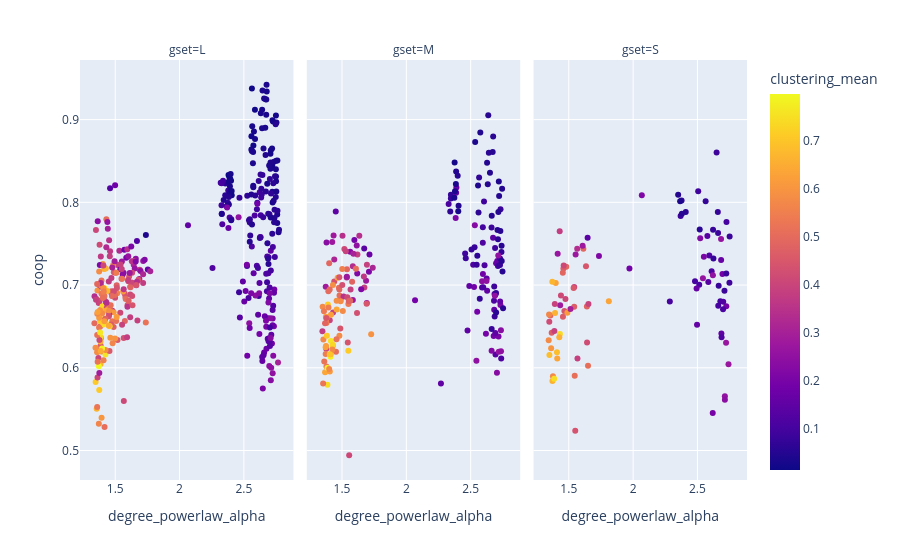

Notebook code for this chart:
### Code cell
px.scatter(df2, x="degree_powerlaw_alpha", y="coop", facet_col="gset", color="clustering_mean")

### Figure 1 — Plotly figure (JSON) as saved in the notebook; plotly's stock layout.template omitted (floating-point values rounded to 4 significant figures; data arrays with more than 128 entries replaced by an {"elided": "..."} marker saying what was removed)
{"data": [{"hovertemplate": "gset=L<br>degree_powerlaw_alpha=%{x}<br>coop=%{y}<br>clustering_mean=%{marker.color}<extra></extra>", "legendgroup": "", "marker": {"color": {"elided": "400 float values"}, "coloraxis": "coloraxis", "symbol": "circle"}, "mode": "markers", "name": "", "orientation": "v", "showlegend": false, "type": "scatter", "x": {"elided": "400 float values"}, "xaxis": "x", "y": {"elided": "400 float values"}, "yaxis": "y"}, {"hovertemplate": "gset=M<br>degree_powerlaw_alpha=%{x}<br>coop=%{y}<br>clustering_mean=%{marker.color}<extra></extra>", "legendgroup": "", "marker": {"color": {"elided": "200 float values"}, "coloraxis": "coloraxis", "symbol": "circle"}, "mode": "markers", "name": "", "orientation": "v", "showlegend": false, "type": "scatter", "x": {"elided": "200 float values"}, "xaxis": "x2", "y": {"elided": "200 float values"}, "yaxis": "y2"}, {"hovertemplate": "gset=S<br>degree_powerlaw_alpha=%{x}<br>coop=%{y}<br>clustering_mean=%{marker.color}<extra></extra>", "legendgroup": "", "marker": {"color": [0.09887, 0.2124, 0.1886, 0.1381, 0.1892, 0.1955, 0.1328, 0.1656, 0.08764, 0.09194, 0.1191, 0.1546, 0.107, 0.1174, 0.06757, 0.122, 0.09933, 0.1033, 0.1269, 0.1077, 0.06156, 0.04817, 0.1051, 0.08762, 0.07959, 0.0765, 0.05552, 0.07885, 0.074, 0.08463, 0.1005, 0.07694, 0.09108, 0.0409, 0.08373, 0.08672, 0.08229, 0.05512, 0.2587, 0.1974, 0.2675, 0.2567, 0.2526, 0.1653, 0.2525, 0.239, 0.2695, 0.2225, 0.2066, 0.1591, 0.4179, 0.634, 0.4209, 0.4064, 0.4915, 0.4929, 0.4596, 0.4831, 0.2671, 0.4455, 0.5118, 0.5097, 0.3345, 0.5759, 0.2833, 0.447, 0.5769, 0.2731, 0.3796, 0.6314, 0.7422, 0.2142, 0.5994, 0.6649, 0.6173, 0.4891, 0.2747, 0.686, 0.5679, 0.7483, 0.3919, 0.6699, 0.4661, 0.4545, 0.1398, 0.6631, 0.6871, 0.4112, 0.464, 0.2972, 0.6344, 0.3863, 0.3933, 0.4885, 0.4379, 0.3949, 0.4644, 0.3931, 0.6552, 0.4137], "coloraxis": "coloraxis", "symbol": "circle"}, "mode": "markers", "name": "", "orientation": "v", "showlegend": false, "type": "scatter", "x": [2.481, 2.068, 2.694, 2.577, 1.971, 2.724, 2.585, 2.684, 2.369, 2.506, 2.592, 2.686, 2.514, 2.61, 2.377, 2.688, 2.678, 2.662, 2.7, 2.699, 2.409, 2.35, 2.285, 2.649, 2.665, 2.624, 2.518, 2.621, 2.564, 2.66, 2.726, 2.658, 2.748, 2.365, 2.724, 2.71, 2.75, 2.379, 2.543, 2.619, 2.722, 2.683, 2.713, 2.493, 2.62, 2.713, 2.741, 2.521, 2.55, 2.497, 1.348, 1.811, 1.642, 1.474, 1.357, 1.48, 1.458, 1.641, 1.414, 1.634, 1.65, 1.546, 1.565, 1.377, 1.433, 1.466, 1.344, 1.553, 1.429, 1.399, 1.431, 1.735, 1.363, 1.373, 1.489, 1.613, 1.608, 1.349, 1.347, 1.387, 1.542, 1.372, 1.542, 1.537, 1.646, 1.393, 1.408, 1.46, 1.367, 1.513, 1.41, 1.567, 1.388, 1.453, 1.55, 1.653, 1.455, 1.391, 1.426, 1.439], "xaxis": "x3", "y": [0.7046, 0.8086, 0.7135, 0.7594, 0.7201, 0.6745, 0.7037, 0.7304, 0.7835, 0.8134, 0.7357, 0.6414, 0.7005, 0.7168, 0.8021, 0.6369, 0.6803, 0.6749, 0.6797, 0.6707, 0.7882, 0.8091, 0.68, 0.8601, 0.6991, 0.7322, 0.767, 0.7668, 0.8012, 0.7628, 0.7764, 0.7884, 0.7029, 0.8013, 0.7139, 0.693, 0.7586, 0.7861, 0.7082, 0.5453, 0.6303, 0.7557, 0.5655, 0.6958, 0.7118, 0.5615, 0.6044, 0.7565, 0.7343, 0.652, 0.6558, 0.6806, 0.6307, 0.6831, 0.6631, 0.722, 0.7199, 0.6742, 0.7377, 0.7227, 0.6025, 0.5905, 0.744, 0.5899, 0.6757, 0.6687, 0.6333, 0.737, 0.7651, 0.7024, 0.6407, 0.7352, 0.6235, 0.5841, 0.6667, 0.744, 0.7475, 0.6154, 0.6645, 0.5868, 0.6976, 0.7039, 0.6738, 0.6963, 0.7572, 0.6662, 0.6189, 0.7237, 0.6424, 0.6709, 0.6113, 0.6113, 0.6446, 0.7148, 0.5238, 0.6771, 0.6617, 0.6771, 0.637, 0.6874], "yaxis": "y3"}], "layout": {"annotations": [{"font": {}, "showarrow": false, "text": "gset=L", "x": 0.16, "xanchor": "center", "xref": "paper", "y": 1, "yanchor": "bottom", "yref": "paper"}, {"font": {}, "showarrow": false, "text": "gset=M", "x": 0.5, "xanchor": "center", "xref": "paper", "y": 1, "yanchor": "bottom", "yref": "paper"}, {"font": {}, "showarrow": false, "text": "gset=S", "x": 0.84, "xanchor": "center", "xref": "paper", "y": 1, "yanchor": "bottom", "yref": "paper"}], "autosize": true, "coloraxis": {"colorbar": {"title": {"text": "clustering_mean"}}, "colorscale": [[0, "#0d0887"], [0.1111, "#46039f"], [0.2222, "#7201a8"], [0.3333, "#9c179e"], [0.4444, "#bd3786"], [0.5556, "#d8576b"], [0.6667, "#ed7953"], [0.7778, "#fb9f3a"], [0.8889, "#fdca26"], [1, "#f0f921"]]}, "legend": {"tracegroupgap": 0}, "margin": {"t": 60}, "xaxis": {"anchor": "y", "autorange": true, "domain": [0, 0.32], "range": [1.247, 2.864], "title": {"text": "degree_powerlaw_alpha"}, "type": "linear"}, "xaxis2": {"anchor": "y2", "autorange": true, "domain": [0.34, 0.66], "matches": "x", "range": [1.247, 2.864], "title": {"text": "degree_powerlaw_alpha"}, "type": "linear"}, "xaxis3": {"anchor": "y3", "autorange": true, "domain": [0.68, 1.0], "matches": "x", "range": [1.247, 2.864], "title": {"text": "degree_powerlaw_alpha"}, "type": "linear"}, "yaxis": {"anchor": "x", "autorange": true, "domain": [0, 1], "range": [0.4596, 0.9768], "title": {"text": "coop"}, "type": "linear"}, "yaxis2": {"anchor": "x2", "autorange": true, "domain": [0, 1], "matches": "y", "range": [0.4596, 0.9768], "showticklabels": false, "type": "linear"}, "yaxis3": {"anchor": "x3", "autorange": true, "domain": [0, 1], "matches": "y", "range": [0.4596, 0.9768], "showticklabels": false, "type": "linear"}}}
